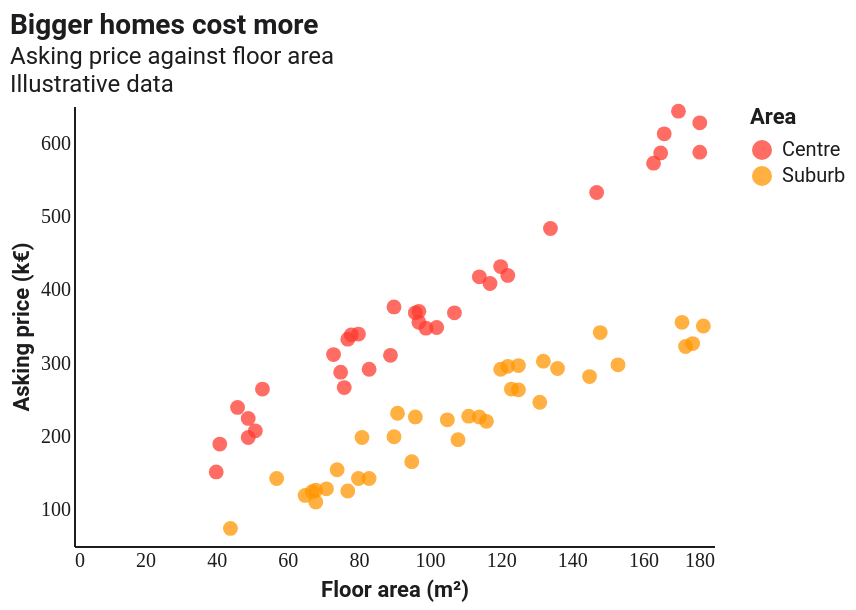

The specification (Vega-Lite) saved for this image:
### Vega-Lite specification from a JSON file in a GitHub repository (floating-point values rounded to 4 significant figures)
{"$schema": "https://vega.github.io/schema/vega-lite/v5.json", "config": {"background": "#FFFFFF", "font": "Roboto, Roboto Serif, Roboto Mono, system-ui, sans-serif", "view": {"stroke": null, "cornerRadius": 10}, "axis": {"domain": true, "domainColor": "#1D1D1F", "labelColor": "#1D1D1F", "titleColor": "#1D1D1F", "grid": false, "ticks": false, "labelFont": "Roboto Mono", "titleFont": "Roboto"}, "axisTop": {"domain": false, "domainColor": null, "labels": false, "ticks": false, "title": null}, "axisRight": {"domain": false, "domainColor": null, "labels": false, "ticks": false, "title": null}, "legend": {"titleFont": "Roboto", "labelFont": "Roboto", "labelColor": "#1D1D1F", "titleColor": "#1D1D1F"}, "title": {"font": "Roboto", "fontSize": 14, "color": "#1D1D1F", "subtitleFont": "Roboto", "subtitleColor": "#1D1D1F"}, "range": {"category": ["#FF3B30", "#FF9500", "#FFCC00", "#28CD41", "#79DBDC", "#007AFF", "#AF52DE", "#FF2D55"]}, "bar": {"cornerRadiusEnd": 4}, "line": {"strokeWidth": 2}, "point": {"filled": true, "size": 40}}, "width": 320, "height": 220, "title": {"text": "Bigger homes cost more", "subtitle": ["Asking price against floor area", "Illustrative data"], "anchor": "start"}, "data": {"values": [{"area": 73, "price": 311, "hood": "Centre"}, {"area": 107, "price": 368, "hood": "Centre"}, {"area": 96, "price": 226, "hood": "Suburb"}, {"area": 147, "price": 532, "hood": "Centre"}, {"area": 90, "price": 376, "hood": "Centre"}, {"area": 77, "price": 332, "hood": "Centre"}, {"area": 153, "price": 297, "hood": "Suburb"}, {"area": 83, "price": 142, "hood": "Suburb"}, {"area": 125, "price": 263, "hood": "Suburb"}, {"area": 65, "price": 119, "hood": "Suburb"}, {"area": 172, "price": 322, "hood": "Suburb"}, {"area": 81, "price": 198, "hood": "Suburb"}, {"area": 111, "price": 227, "hood": "Suburb"}, {"area": 80, "price": 142, "hood": "Suburb"}, {"area": 83, "price": 291, "hood": "Centre"}, {"area": 105, "price": 222, "hood": "Suburb"}, {"area": 131, "price": 246, "hood": "Suburb"}, {"area": 134, "price": 483, "hood": "Centre"}, {"area": 68, "price": 126, "hood": "Suburb"}, {"area": 90, "price": 199, "hood": "Suburb"}, {"area": 68, "price": 110, "hood": "Suburb"}, {"area": 49, "price": 198, "hood": "Centre"}, {"area": 122, "price": 419, "hood": "Centre"}, {"area": 171, "price": 355, "hood": "Suburb"}, {"area": 46, "price": 239, "hood": "Centre"}, {"area": 174, "price": 326, "hood": "Suburb"}, {"area": 80, "price": 339, "hood": "Centre"}, {"area": 97, "price": 355, "hood": "Centre"}, {"area": 67, "price": 124, "hood": "Suburb"}, {"area": 75, "price": 287, "hood": "Centre"}, {"area": 41, "price": 189, "hood": "Centre"}, {"area": 91, "price": 231, "hood": "Suburb"}, {"area": 120, "price": 291, "hood": "Suburb"}, {"area": 99, "price": 347, "hood": "Centre"}, {"area": 49, "price": 224, "hood": "Centre"}, {"area": 176, "price": 627, "hood": "Centre"}, {"area": 122, "price": 295, "hood": "Suburb"}, {"area": 57, "price": 142, "hood": "Suburb"}, {"area": 97, "price": 370, "hood": "Centre"}, {"area": 74, "price": 154, "hood": "Suburb"}, {"area": 71, "price": 128, "hood": "Suburb"}, {"area": 165, "price": 586, "hood": "Centre"}, {"area": 44, "price": 74, "hood": "Suburb"}, {"area": 114, "price": 417, "hood": "Centre"}, {"area": 77, "price": 125, "hood": "Suburb"}, {"area": 170, "price": 643, "hood": "Centre"}, {"area": 96, "price": 368, "hood": "Centre"}, {"area": 53, "price": 264, "hood": "Centre"}, {"area": 120, "price": 431, "hood": "Centre"}, {"area": 132, "price": 302, "hood": "Suburb"}, {"area": 114, "price": 226, "hood": "Suburb"}, {"area": 95, "price": 165, "hood": "Suburb"}, {"area": 176, "price": 587, "hood": "Centre"}, {"area": 166, "price": 612, "hood": "Centre"}, {"area": 78, "price": 338, "hood": "Centre"}, {"area": 136, "price": 292, "hood": "Suburb"}, {"area": 145, "price": 281, "hood": "Suburb"}, {"area": 40, "price": 151, "hood": "Centre"}, {"area": 163, "price": 572, "hood": "Centre"}, {"area": 148, "price": 341, "hood": "Suburb"}, {"area": 117, "price": 408, "hood": "Centre"}, {"area": 125, "price": 296, "hood": "Suburb"}, {"area": 102, "price": 348, "hood": "Centre"}, {"area": 123, "price": 264, "hood": "Suburb"}, {"area": 76, "price": 266, "hood": "Centre"}, {"area": 51, "price": 207, "hood": "Centre"}, {"area": 89, "price": 310, "hood": "Centre"}, {"area": 116, "price": 220, "hood": "Suburb"}, {"area": 177, "price": 350, "hood": "Suburb"}, {"area": 108, "price": 195, "hood": "Suburb"}]}, "mark": {"type": "point", "filled": true, "size": 55, "opacity": 0.75}, "encoding": {"x": {"field": "area", "type": "quantitative", "axis": {"title": "Floor area (m²)"}}, "y": {"field": "price", "type": "quantitative", "scale": {"zero": false}, "axis": {"title": "Asking price (k€)"}}, "color": {"field": "hood", "type": "nominal", "legend": {"title": "Area"}}}}
